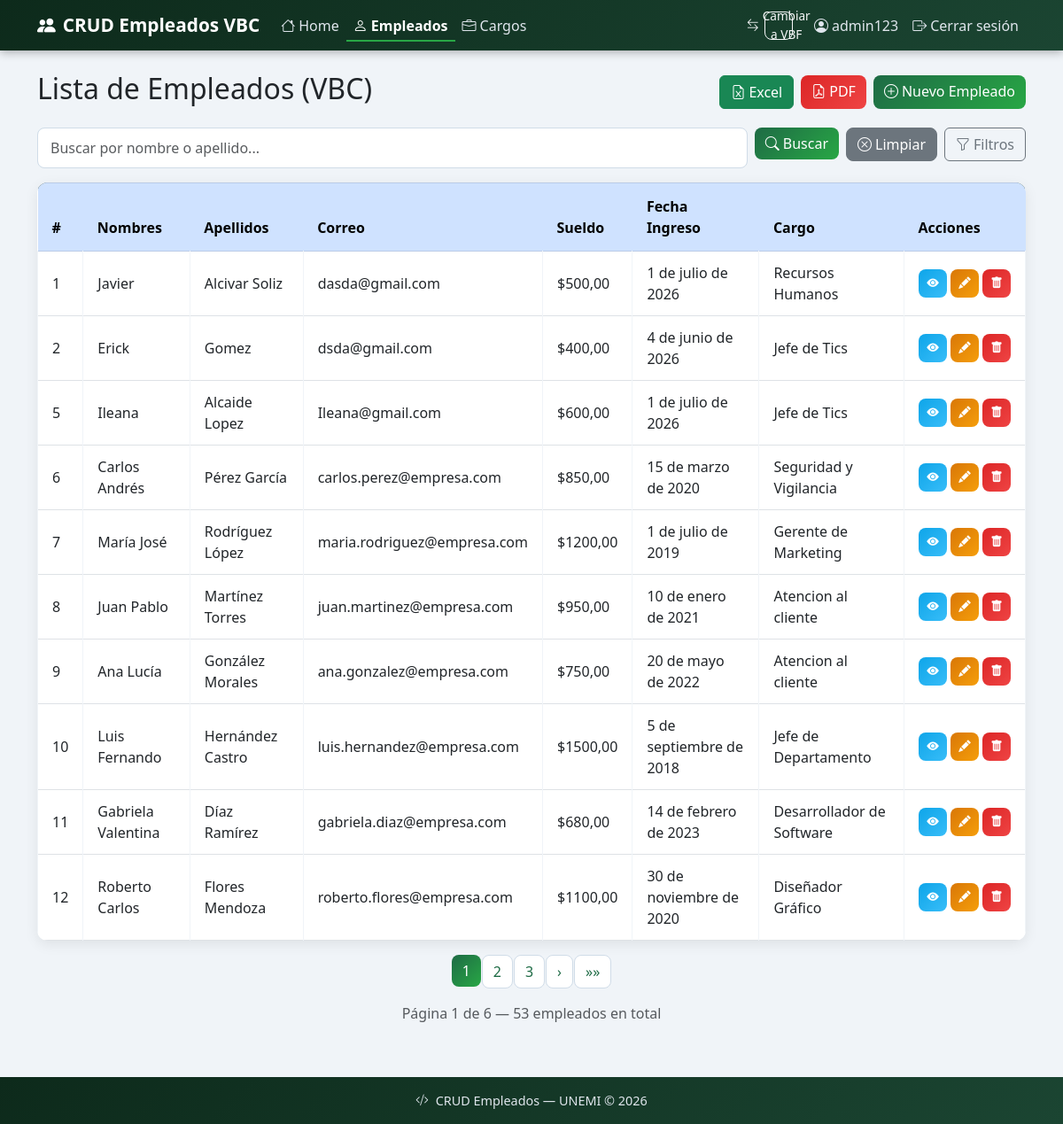
The page /vbc/empleados/ (signed in) on the database as committed earlier.
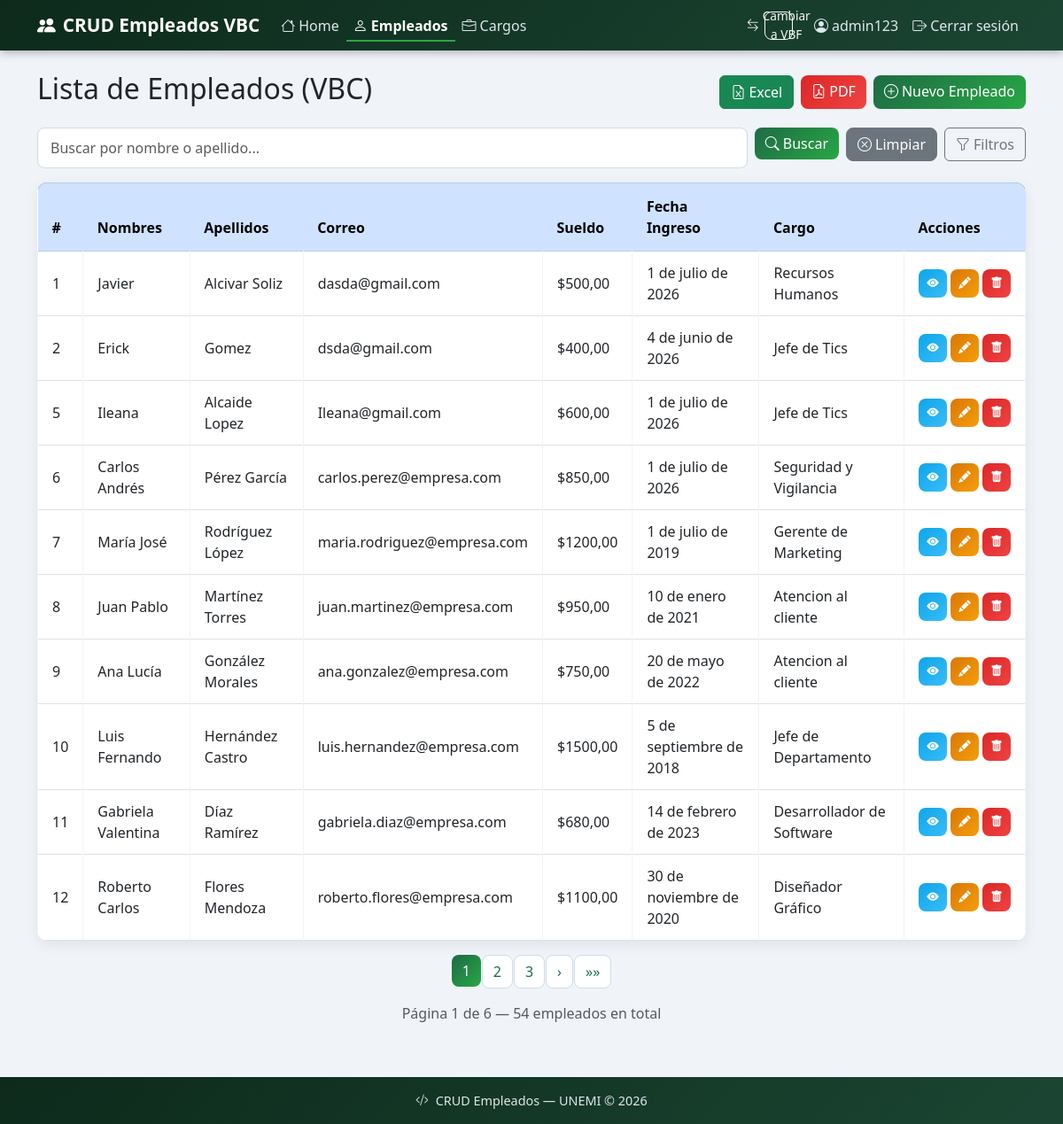
The same page on the database as committed later.
### empleados/models.py (models this page shows, shortened)
class Empleado(models.Model):
    nombres = models.CharField(max_length=100)
    apellidos = models.CharField(max_length=100)
    correo = models.EmailField()
    sueldo = models.DecimalField(max_digits=10, decimal_places=2)
    fecha_ingreso = models.DateField()
    cargo = models.ForeignKey(Cargo, on_delete=models.CASCADE)
    activo = models.BooleanField(default=True)

class Cargo(models.Model):
    nombre = models.CharField(max_length=100)
    descripcion = models.CharField(max_length=200, blank=True, null=True)
    def __str__(self):
        return self.nombre

### empleados_vbc/views.py (the view)
# urls.py: path('vbc/empleados/', views.EmpleadoListView.as_view(), name='vbc_empleado_lista'),
class EmpleadoListView(LoginRequiredMixin, ListView):
    model = Empleado
    template_name = 'empleados_vbc/empleado_lista.html'
    context_object_name = 'empleados'
    paginate_by = 10
    def get_queryset(self):
        queryset = Empleado.objects.select_related('cargo').all()
        query = self.request.GET.get('q', '')
        cargo_filtro = self.request.GET.get('cargo', '')
        fecha_desde = self.request.GET.get('fecha_desde', '')
        fecha_hasta = self.request.GET.get('fecha_hasta', '')
        sueldo_min = self.request.GET.get('sueldo_min', '')
        sueldo_max = self.request.GET.get('sueldo_max', '')
        estado = self.request.GET.get('estado', '')
        if query:
            queryset = queryset.filter(nombres__icontains=query) | queryset.filter(apellidos__icontains=query)
        if cargo_filtro:
            queryset = queryset.filter(cargo__id=cargo_filtro)
        if fecha_desde:
            queryset = queryset.filter(fecha_ingreso__gte=fecha_desde)
        if fecha_hasta:
            queryset = queryset.filter(fecha_ingreso__lte=fecha_hasta)
        if sueldo_min:
            queryset = queryset.filter(sueldo__gte=sueldo_min)
        if sueldo_max:
            queryset = queryset.filter(sueldo__lte=sueldo_max)
        if estado == 'activo':
            queryset = queryset.filter(activo=True)
        elif estado == 'inactivo':
            queryset = queryset.filter(activo=False)
        return queryset
    def get_context_data(self, **kwargs):
        context = super().get_context_data(**kwargs)
        context['query'] = self.request.GET.get('q', '')
        context['cargo_filtro'] = self.request.GET.get('cargo', '')
        context['fecha_desde'] = self.request.GET.get('fecha_desde', '')
        context['fecha_hasta'] = self.request.GET.get('fecha_hasta', '')
        context['sueldo_min'] = self.request.GET.get('sueldo_min', '')
        context['sueldo_max'] = self.request.GET.get('sueldo_max', '')
        context['estado'] = self.request.GET.get('estado', '')
        context['cargos'] = Cargo.objects.all()
        return context

### empleados_vbc/templates/empleados_vbc/empleado_lista.html (shortened to what the changed rows need)
{% extends 'empleados_vbc/base.html' %}
{% block content %}
<div class="d-flex justify-content-between align-items-center mb-3">
    <h2>Lista de Empleados (VBC)</h2>
</div>
<table class="table table-bordered table-hover">
    <thead class="table-primary">
        <tr>
            <th>#</th>
            <th>Nombres</th>
            <th>Apellidos</th>
            <th>Correo</th>
            <th>Sueldo</th>
            <th>Fecha Ingreso</th>
            <th>Cargo</th>
            <th>Acciones</th>
        </tr>
    </thead>
    <tbody>
        {% for empleado in empleados %}
        <tr>
            <td>{{ empleado.id }}</td>
            <td>{{ empleado.nombres }}</td>
            <td>{{ empleado.apellidos }}</td>
            <td>{{ empleado.correo }}</td>
            <td>${{ empleado.sueldo }}</td>
            <td>{{ empleado.fecha_ingreso }}</td>
            <td>{{ empleado.cargo }}</td>
            <td>
                <div class="d-flex gap-1">
                    <a href="{% url 'empleado_detalle' empleado.pk %}" class="btn btn-info btn-sm" title="Ver">
                        <i class="bi bi-eye-fill"></i>
                    </a>
                    <a href="{% url 'empleado_editar' empleado.pk %}" class="btn btn-warning btn-sm" title="Editar">
                        <i class="bi bi-pencil-fill"></i>
                    </a>
                    <button class="btn btn-danger btn-sm btn-eliminar" title="Eliminar"
                        data-pk="{{ empleado.pk }}"
                        data-nombre="{{ empleado.nombres }} {{ empleado.apellidos }}">
                        <i class="bi bi-trash-fill"></i>
                    </button>
                </div>
            </td>
                                </tr>
        {% empty %}
        <tr>
            <td colspan="8" class="text-center">No se encontraron empleados.</td>
        </tr>
        {% endfor %}
    </tbody>
</table>
<nav class="mt-3">
    <ul class="pagination justify-content-center">
        {% for num in page_obj.paginator.page_range %}
        {% if page_obj.number == num %}
        <li class="page-item active">
        </li>
        {% elif num > page_obj.number|add:'-3' and num < page_obj.number|add:'3' %}
        <li class="page-item">
        </li>
        {% endif %}
        {% endfor %}
        {% if page_obj.has_next %}
        <li class="page-item">
        </li>
        <li class="page-item">
        </li>
        {% endif %}
    </ul>
    <p class="text-center text-muted">Página {{ page_obj.number }} de {{ page_obj.paginator.num_pages }} — {{ page_obj.paginator.count }} empleados en total</p>
</nav>
{% endblock %}

Rows that differ between the two databases and show on the page:
changed Empleado "Carlos Andrés": fecha_ingreso "15 de marzo de 2020" → "1 de julio de 2026"
Other text that changed with them:
{{ page_obj.paginator.count }}: "53" → "54"
